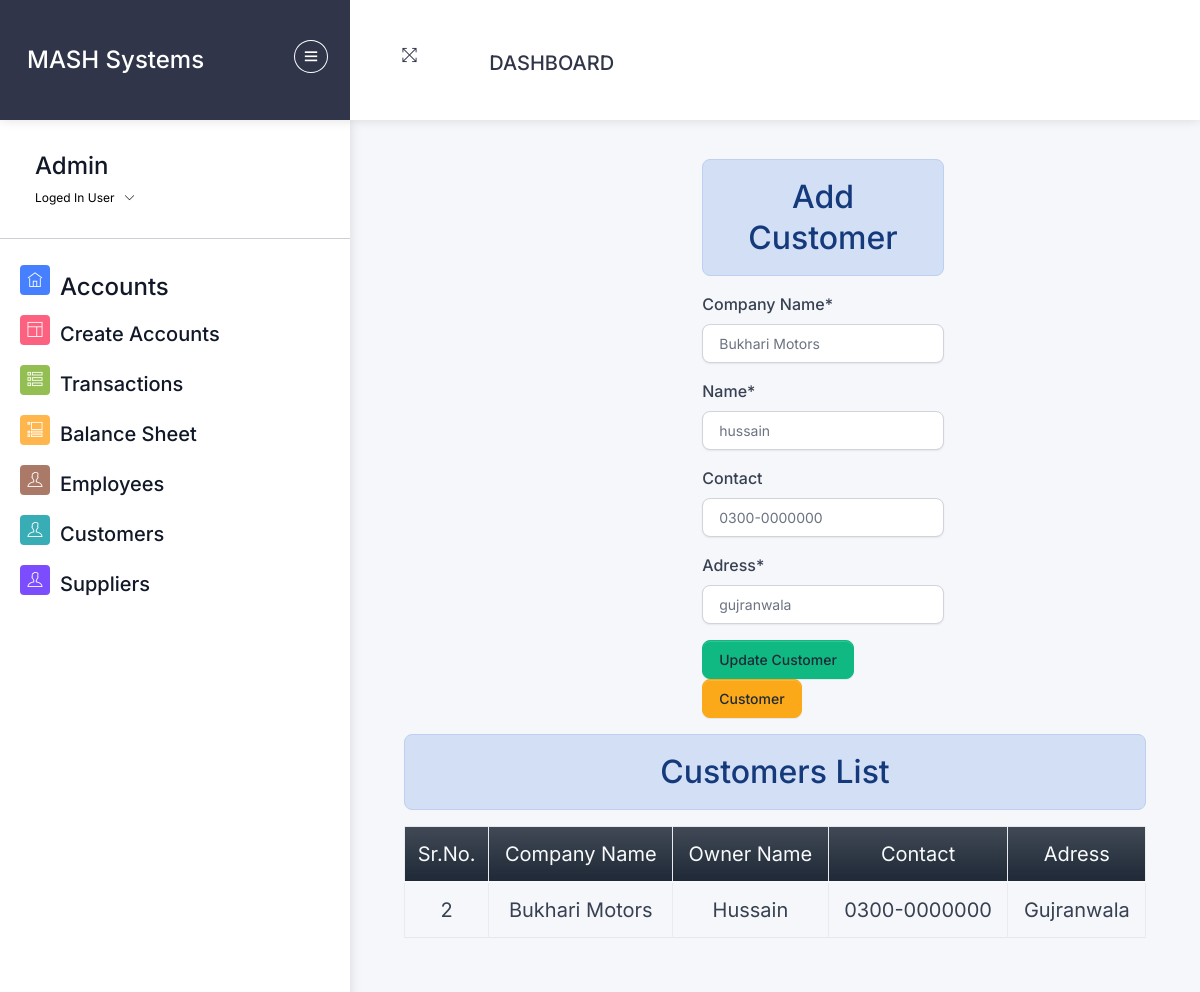
/customer/2 (signed in), run on the app's committed database.
### home/models.py (models this page shows, shortened)
class Customer(models.Model):
    coname=models.CharField(max_length=255)
    name=models.CharField(max_length=255)
    adress=models.CharField(max_length=255)
    contact=models.CharField(max_length=12,null=True,unique=True,blank=True)
    is_deleted = models.BooleanField(default=False)

### home/views/customers.py (the view)
# urls.py: path('customer/<int:id>', customers.edit_customer , name="editcustomer"),
@login_required
@permission_required('home.change_customer', login_url='/login/')
def edit_customer(request,id):
    data={}
    if request.method == 'POST':
      mydata=Customer.objects.get(id=id)
      form = Customer_form(request.POST,instance=mydata)
      if form.is_valid():
        form.save()
        messages.success(request,"Customer Updated successfully !!")
        return redirect('addcustomer')
    else:
      mydata=Customer.objects.get(id=id)
      form = Customer_form(instance=mydata)
    data={'form': form, 'mydata':mydata,'update':True}
    return render(request, 'customers/add_customer.html', data)

### home/forms.py
class Customer_form(forms.ModelForm):
    class Meta:
        model = Customer
        fields = ['coname', 'name','contact','adress']
        labels={'coname':'Company Name','name':'Name',
                'contact':'Contact','adress':'Adress',}
    def __init__(self, *args, **kwargs):
        super(Customer_form, self).__init__(*args, **kwargs)
        placeholders = {
            'coname': 'Enter first name',
            'name': 'Enter full name',
            'contact': '0000-0000000',
            'adress':'Enter Adress here'
        }
        for field_name, placeholder in placeholders.items():
            self.fields[field_name].widget.attrs.update({'placeholder': placeholder})

### home/templatetags/custom_filters.py (called while the page is built)
@register.filter(name='capitalize_after_space')
def capitalize_after_space(value):
    if not isinstance(value, str):
        value=str(value)
        return ' '.join([word.capitalize() for word in value.split()])
    return ' '.join([word.capitalize() for word in value.split()])

### templates/customers/add_customer.html (shortened to what this page needs)
{% extends 'css-js-links.html' %}
{% load crispy_forms_tags %}
{% load custom_filters %}
{% block context %}
{% include 'accounts/navbar.html' %}
{% endblock context %}
{% block body %}
<div class="pcoded-content">
  <div class="pcoded-inner-content">
    <div class="main-body">
      <div class="page-wrapper">
        <div class="page-body">
<div class="row">
  <div class="col-4   "></div>
    <div class="col-4 ms-5 justify-content-center  ">
      <h2 class="text-center  alert alert-info">Add Customer</h2>
      <form method="post" enctype="multipart/form-data">
        {{form|crispy}}
        <input type="submit" class="btn btn-success" {% if update %} value="Update Customer" {% else %} value="Add Customer" {%endif %}>
        <a href= "/customers/" class="btn btn-warning" >Customer</a>
      </form>
    </div>
    </div>
    <div class="col-12 mt-3 ">
      <h2 class="text-center alert alert-info">Customers List</h2>
      {% if mydata %}
      <table class="table table-stripped table-bordered" id="petrol-table">
        <colgroup>
          <col width="10%">
          <col width="15%">
          <col width="15%">
          <col width="15%">
          <col width="15%">
      </colgroup>
        <thead>
          <tr class="bg-primary bg-gradient text-light text-center fs-5">
            <td class="text-center fs-5" >Sr.No.</td>
            <td class="text-center fs-5" >Company Name</td>
            <td class="text-center fs-5" >Owner Name</td>
            <td class="text-center fs-5" >Contact</td>
            <td class="text-center fs-5" >Adress</td>
          </tr>
        </thead>
        <tbody>
          {% if update %}
          <tr>
            <td class="text-center fs-5" >{{mydata.id}}</td>
            <td class="text-center fs-5">{{mydata.coname|capitalize_after_space}}</td>
            <td class="text-center fs-5">{{mydata.name|capitalize_after_space}}</td>
            <td class="text-center fs-5">{{mydata.contact}}</td>
            <td class="text-center fs-5">{{mydata.adress|title}}</td>
          </tr>
          {% endif %}
        </tbody>
      </table>
      {% else %}
      <h4 class="text-center alert alert-warning">No Record Found</h4>
      {% endif %}
    </div>
  </div>
</div>
</div>
</div>
</div>
</div>
{% endblock body %}

### templates/accounts/navbar.html (shortened to what this page needs)
{% load static %}
<div id="pcoded" class="pcoded">
  <div class="pcoded-container navbar-wrapper">
    <nav style="padding: 0 ; margin: 0 ;" class="navbar header-navbar pcoded-header">
      <div class="navbar-wrapper">
        <div style="height: 120px" class="navbar-logo  " >
          <a class="mobile-menu mt-3" id="mobile-collapse" href="#!">
            <i class="ti-menu"></i>
          </a>
          <a   class=" fs-4  btn " href="/">MASH Systems</a>
        </div>
        <div class="navbar-container container-fluid">
          <ul class="nav-left">
            <li class="mt-3">
              <a  href="#!" onclick="javascript:toggleFullScreen()">
                <i class="ti-fullscreen"></i>
              </a>
            </li>
          </ul>
          <nav class="navbar navbar-expand-lg bg-body-tertiary">
            {% if perms.home.view_dashboard %}
            <div class="container-fluid">
              <a class="navbar-brand fs-5  mt-4 " href="/">Dashboard</a>
              {% endif %}
              <div id="display-msg" class="text-center" style="min-height: 70px">
              </div>
          </nav>
    </nav>
    <div class="pcoded-main-container">
      <div class="pcoded-wrapper">
        <nav class="pcoded-navbar">
          <div class="pcoded-inner-navbar main-menu">
            <div class="">
              <div class="main-menu-header">
                <div class="user-details">
                  <span>
                    <h4>{{request.user}}</h4>
                  </span>
                  <span id="more-details">Loged In User<i class="ti-angle-down"></i></span>
                </div>
              </div>
            </div>
            <hr>
            <ul class="pcoded-item pcoded-left-item">
              {% if perms.home.view_account %}
              <li class=" {% if request.path == '/accounts/' %} color-info {% endif %}">
                <a href="/accounts/">
                  <span class="pcoded-micon"><i class="ti-home"></i><b>D</b></span>
                  <span class="pcoded-mtext fs-5" data-i18n="nav.dash.main">
                    <h4>Accounts</h4>
                  </span>
                </a>
              </li>
              {% endif %}
              {% if perms.home.add_account %}
              <li class=" {% if request.path == '/create_accounts/' %} color-info {% endif %}">
                <a href="/create_accounts">
                  <span class="pcoded-micon"><i class="ti-layout"></i><b>D</b></span>
                  <span class="pcoded-mtext fs-5" data-i18n="nav.dash.main">
                    <h5>Create Accounts</h5>
                  </span>
                </a>
              </li>
              {% endif %}
              {% if perms.home.view_transaction %}
              <li class=" {% if request.path == '/list_transactions/' %} color-info {% endif %}">
                <a href="/list_transactions/">
                  <span class="pcoded-micon"><i class="ti-view-list-alt"></i><b>D</b></span>
                  <span class="pcoded-mtext fs-5" data-i18n="nav.dash.main">
                    <h5>Transactions</h5>
                  </span>
                </a>
              </li>
              {% endif %}
              {% if perms.home.view_balance_sheet %}
                  <li class=" {% if request.path == '/balance_sheet/' %} color-info {% endif %} ">
                    <a href="/balance_sheet/">
                      <span class="pcoded-micon"><i class="ti-layout-accordion-list"></i><b>D</b></span>
                      <span class="pcoded-mtext fs-5" data-i18n="nav.dash.main">
                        <h5>Balance Sheet</h5>
                      </span>
                    </a>
                  </li>
                  {% endif %}
              {% if perms.home.view_employee %}
                  <li class=" {% if request.path == '/employees/' %} color-info {% endif %} ">
                    <a href="/employees/">
                      <span class="pcoded-micon"><i class="ti-user"></i><b>D</b></span>
                      <span class="pcoded-mtext fs-5" data-i18n="nav.dash.main">
                        <h5>Employees</h5>
                      </span>
                    </a>
                  </li>
                  {% endif %}
              {% if perms.home.view_customer %}
                  <li class=" {% if request.path == '/customers/' %} color-info {% endif %} ">
                    <a href="/customers/">
                      <span class="pcoded-micon"><i class="ti-user"></i><b>D</b></span>
                      <span class="pcoded-mtext fs-5" data-i18n="nav.dash.main">
                        <h5>Customers</h5>
                      </span>
                    </a>
                  </li>
                  {% endif %}
              {% if perms.home.view_suppliers %}
                  <li class=" {% if request.path == '/suppliers/' %} color-info {% endif %} ">
                    <a href="/suppliers/">
                      <span class="pcoded-micon"><i class="ti-user"></i><b>D</b></span>
                      <span class="pcoded-mtext fs-5" data-i18n="nav.dash.main">
                        <h5>Suppliers</h5>
                      </span>
                    </a>
                  </li>
                  {% endif %}
            </ul>
          </div>
        </nav>

### data on the page
Customer: coname "Bukhari Motors", name "hussain", contact "0300-0000000", adress "gujranwala", id "2", name "Hussain", adress "Gujranwala"

### other printed values
{{ request.user }} "Admin"
